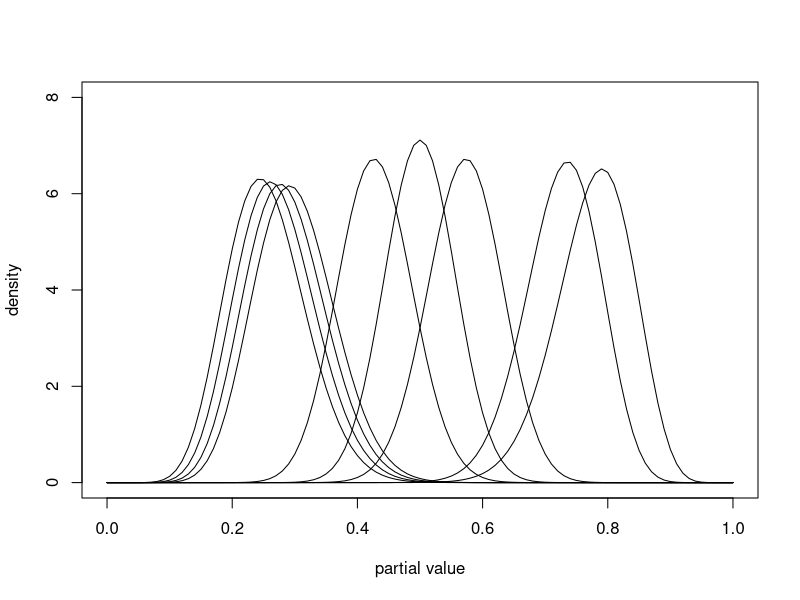

This figure's R source:
args <- commandArgs(trailingOnly=TRUE)

## shape parameters
a <- c(12:15,30,40,40,40,35)
b <- c(rep(35, 4),40,40,30,15,10)

x <- seq(0, 1, by=0.01)

pdf(args[1])
plot(NA, xlim = c(0, 1), ylim = c(0, 8), xlab="partial value", ylab="density")
for (i in 1:length(a)) { lines(x, dbeta(x, a[i], b[i])) }
dev.off()
